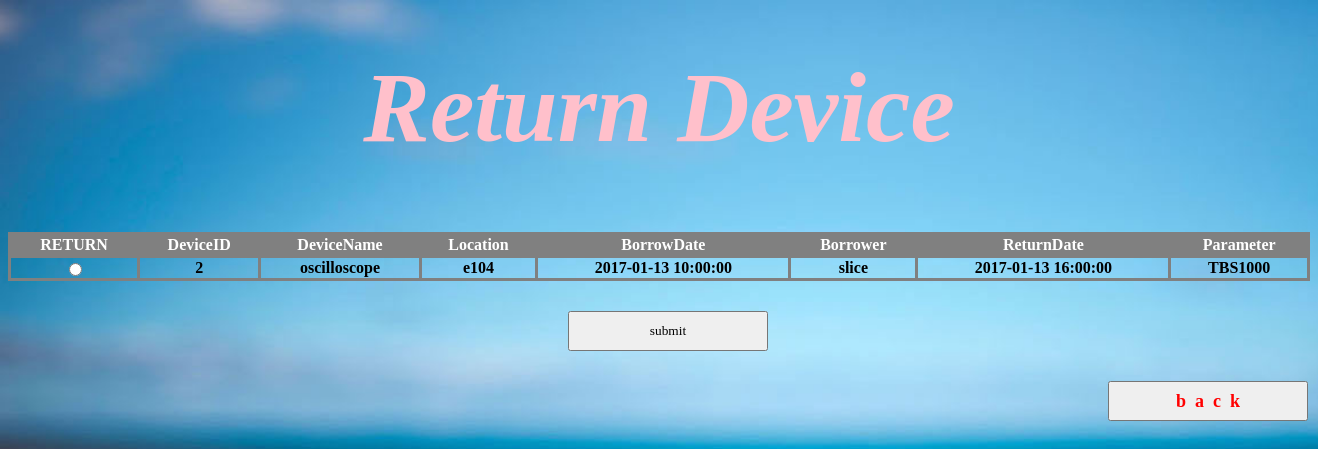
The app's page /AdminReturnDevices.php (signed in) with its own data.
### tables this page shows
CREATE TABLE IF NOT EXISTS `devices` (
  `DeviceID` int(11) NOT NULL AUTO_INCREMENT,
  `DeviceName` varchar(16) NOT NULL,
  `Location` varchar(16) NOT NULL,
  `IsBorrowed` tinyint(1) NOT NULL,
  `BorrowerDate` datetime,
  `Borrower` varchar(15),
  `ReturnDate` datetime,
  `Parameter`varchar(100) DEFAULT NULL,
  PRIMARY KEY (`DeviceID`)
  );

### AdminReturnDevices.php (the view, shortened to what this page needs)
<?php
include 'dbinfo.php';
?>
<?php
$username = $_SESSION['username'];
$link = mysqli_connect($host,$user,$pass) or die( "Unable to connect");
mysqli_select_db($link, $database) or die( "Unable to select database");
$sql_query = "SELECT * FROM devices WHERE Borrower = '$username' ";
$sql_query2 = "SELECT * FROM student_faculty WHERE Username = '$username'";
$result = mysqli_query ($link, $sql_query)  or die(mysqli_error($link));
$result2 = mysqli_query($link, $sql_query2) or die(mysqli_error($link));
$userinfo = mysqli_fetch_array($result2);
$numrow = mysqli_num_rows($result);
if($numrow==0){
	if($userinfo['IsFaculty']==0){
		echo"<script> alert('No Device to Return');parent.location.href='UserSummary.php'</script>";
	}
	else{
		echo"<script> alert('No Device to Return');parent.location.href='Admin.php'</script>";
	}
}
else{
	while($row = mysqli_fetch_assoc($result)){
	$arr[] = $row;
	}
}
?>
<html>
<head>
	<link href="ReturnDevices.css" rel="stylesheet" type="text/css"/>
</head>
<body>
<h1>Return Device</h1>
<form action="ReturnResult.php" method="post">
<table border="1" style="width:100%">
<tr>
	<th>RETURN</th>
	<th>DeviceID</th>
	<th>DeviceName</th>
	<th>Location</th>
	<th>BorrowDate</th>
	<th>Borrower</th>
	<th>ReturnDate</th>
	<th>Parameter</th>
</tr>
<?php foreach ($arr as $element): ?>
<tr>
<td><input type="radio" name="SelectedDevice" value="<?php echo $element['DeviceID']; ?>" required></td>
<td><?php echo $element['DeviceID']; ?></td>
<td><?php echo $element['DeviceName']; ?></td>
<td><?php echo $element['Location']; ?></td>
<td><?php echo $element['BorrowerDate']; ?></td>
<td><?php echo $element['Borrower']; ?></td>
<td><?php echo $element['ReturnDate']; ?></td>
<td><?php echo $element['Parameter']; ?></td>
</tr>
<?php endforeach ?>
<table>
<input type="Submit" value="submit" id=submit />
</form>
<form action="Admin.php" value="submit">
	<input type="submit" value="b  a  c  k" id=back >
</form>
</body>
</html>

### ReturnDevices.css (style rules this page uses)
h1 { color:pink; font-family:GungsuhChe; font-weight:bold; font-style:italic; font-size:100px; text-align:center; margin-top:50px; }
table { border-collapse:collapse; }
table, td, th { border:3px solid gray; }
td { font-family:Ebrima; text-align:center; font-weight:bold; }
th { background-color:gray; color:white; }
#submit { width:200px; height:40px; margin-left:560px; margin-top:30px; font-family:Lucida Console; }
#back { font-weight:bold; font-size:large; color:red; width:200px; height:40px; margin-left:1100px; margin-top:30px; font-family:Lucida Console; }
body { background-image:url("background1.jpg"); background-repeat:no-repeat; background-position:0px 0px; background-size:cover; }

### records on screen
devices: DeviceID "2", DeviceName "oscilloscope", Location "e104", BorrowerDate "2017-01-13 10:00:00", Borrower "slice", ReturnDate "2017-01-13 16:00:00", Parameter "TBS1000"
